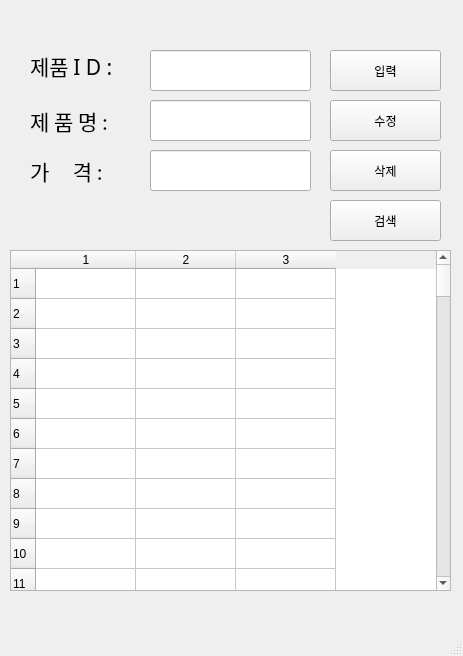
<?xml version="1.0" encoding="UTF-8"?>
<ui version="4.0">
 <class>MainWindow</class>
 <widget class="QMainWindow" name="MainWindow">
  <property name="geometry">
   <rect>
    <x>0</x>
    <y>0</y>
    <width>463</width>
    <height>656</height>
   </rect>
  </property>
  <property name="windowTitle">
   <string>MainWindow</string>
  </property>
  <widget class="QWidget" name="centralwidget">
   <widget class="QLabel" name="label">
    <property name="geometry">
     <rect>
      <x>30</x>
      <y>50</y>
      <width>121</width>
      <height>31</height>
     </rect>
    </property>
    <property name="font">
     <font>
      <family>맑은 고딕</family>
      <pointsize>16</pointsize>
     </font>
    </property>
    <property name="text">
     <string>제품 I D :</string>
    </property>
   </widget>
   <widget class="QLabel" name="label_2">
    <property name="geometry">
     <rect>
      <x>30</x>
      <y>100</y>
      <width>121</width>
      <height>41</height>
     </rect>
    </property>
    <property name="font">
     <font>
      <family>맑은 고딕</family>
      <pointsize>16</pointsize>
     </font>
    </property>
    <property name="text">
     <string>제 품 명 :</string>
    </property>
   </widget>
   <widget class="QLabel" name="label_3">
    <property name="geometry">
     <rect>
      <x>30</x>
      <y>150</y>
      <width>121</width>
      <height>41</height>
     </rect>
    </property>
    <property name="font">
     <font>
      <family>맑은 고딕</family>
      <pointsize>16</pointsize>
     </font>
    </property>
    <property name="text">
     <string>가     격 :</string>
    </property>
   </widget>
   <widget class="QLineEdit" name="prodID">
    <property name="geometry">
     <rect>
      <x>150</x>
      <y>50</y>
      <width>161</width>
      <height>41</height>
     </rect>
    </property>
   </widget>
   <widget class="QLineEdit" name="prodName">
    <property name="geometry">
     <rect>
      <x>150</x>
      <y>100</y>
      <width>161</width>
      <height>41</height>
     </rect>
    </property>
   </widget>
   <widget class="QLineEdit" name="prodPrice">
    <property name="geometry">
     <rect>
      <x>150</x>
      <y>150</y>
      <width>161</width>
      <height>41</height>
     </rect>
    </property>
   </widget>
   <widget class="QPushButton" name="pushButton">
    <property name="geometry">
     <rect>
      <x>330</x>
      <y>50</y>
      <width>111</width>
      <height>41</height>
     </rect>
    </property>
    <property name="text">
     <string>입력</string>
    </property>
   </widget>
   <widget class="QPushButton" name="pushButton_2">
    <property name="geometry">
     <rect>
      <x>330</x>
      <y>100</y>
      <width>111</width>
      <height>41</height>
     </rect>
    </property>
    <property name="text">
     <string>수정</string>
    </property>
   </widget>
   <widget class="QPushButton" name="pushButton_3">
    <property name="geometry">
     <rect>
      <x>330</x>
      <y>150</y>
      <width>111</width>
      <height>41</height>
     </rect>
    </property>
    <property name="text">
     <string>삭제</string>
    </property>
   </widget>
   <widget class="QPushButton" name="pushButton_4">
    <property name="geometry">
     <rect>
      <x>330</x>
      <y>200</y>
      <width>111</width>
      <height>41</height>
     </rect>
    </property>
    <property name="text">
     <string>검색</string>
    </property>
   </widget>
   <widget class="QTableWidget" name="tableWidget">
    <property name="geometry">
     <rect>
      <x>10</x>
      <y>250</y>
      <width>441</width>
      <height>341</height>
     </rect>
    </property>
    <property name="rowCount">
     <number>100</number>
    </property>
    <property name="columnCount">
     <number>3</number>
    </property>
    <row/>
    <row/>
    <row/>
    <row/>
    <row/>
    <row/>
    <row/>
    <row/>
    <row/>
    <row/>
    <row/>
    <row/>
    <row/>
    <row/>
    <row/>
    <row/>
    <row/>
    <row/>
    <row/>
    <row/>
    <row/>
    <row/>
    <row/>
    <row/>
    <row/>
    <row/>
    <row/>
    <row/>
    <row/>
    <row/>
    <row/>
    <row/>
    <row/>
    <row/>
    <row/>
    <row/>
    <row/>
    <row/>
    <row/>
    <row/>
    <row/>
    <row/>
    <row/>
    <row/>
    <row/>
    <row/>
    <row/>
    <row/>
    <row/>
    <row/>
    <row/>
    <row/>
    <row/>
    <row/>
    <row/>
    <row/>
    <row/>
    <row/>
    <row/>
    <row/>
    <row/>
    <row/>
    <row/>
    <row/>
    <row/>
    <row/>
    <row/>
    <row/>
    <row/>
    <row/>
    <row/>
    <row/>
    <row/>
    <row/>
    <row/>
    <row/>
    <row/>
    <row/>
    <row/>
    <row/>
    <row/>
    <row/>
    <row/>
    <row/>
    <row/>
    <row/>
    <row/>
    <row/>
    <row/>
    <row/>
    <row/>
    <row/>
    <row/>
    <row/>
    <row/>
    <row/>
    <row/>
    <row/>
    <row/>
    <row/>
    <column/>
    <column/>
    <column/>
   </widget>
  </widget>
  <widget class="QMenuBar" name="menubar">
   <property name="geometry">
    <rect>
     <x>0</x>
     <y>0</y>
     <width>463</width>
     <height>26</height>
    </rect>
   </property>
  </widget>
  <widget class="QStatusBar" name="statusbar"/>
 </widget>
 <resources/>
 <connections/>
</ui>
